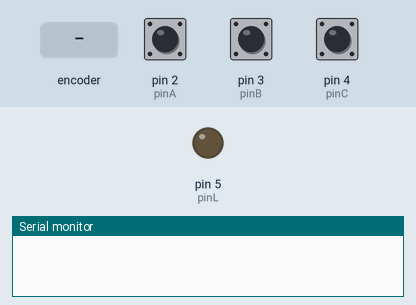
This sketch was run on a simulated Arduino Nano, built with avr-gcc and run on an emulated ATmega328P. Parts: output pins drawn as LEDs (lit = HIGH), the last lines printed to the serial monitor. The inputs (shaded band) are chosen by the test bench; at power-on: pin 4 (pinC) HIGH, pin 2 (pinA) HIGH, pin 3 (pinB) HIGH.

Above: at 1.2 s.
1.3 s: pin 4 (pinC) pulled LOW for 0.15 s
At 1.9 s:
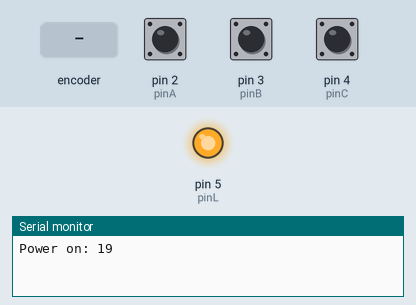
2.9 s: rotary encoder on pin 2 (pinA) / pin 3 (pinB) turned 3 steps (first pin leading)
At 3.8 s:
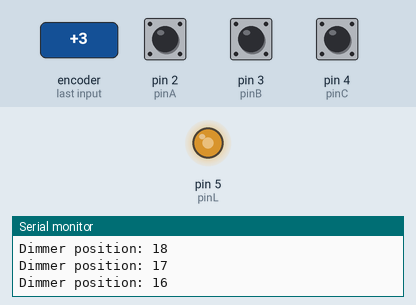
5.0 s: rotary encoder on pin 2 (pinA) / pin 3 (pinB) turned 3 steps (first pin leading)
At 6.6 s:
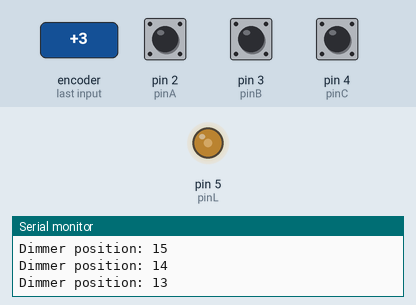
7.1 s: pin 4 (pinC) pulled LOW for 1 s
At 7.5 s:
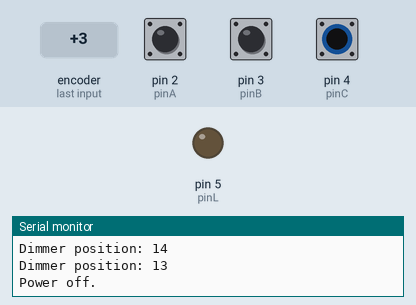
9.6 s: pin 4 (pinC) pulled LOW for 3.2 s
At 10.6 s:
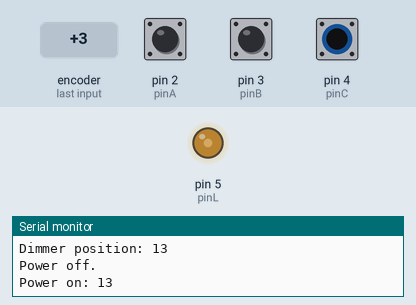
Timing chart, 0 to 12.6 s (numbered marks = the images above; inputs shaded):
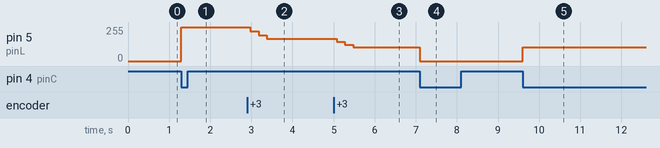

The sketch:

rotary_dimmer_nano.ino
```cpp
// (licence header left out)
/*
 * Dimmer switch for 12V LED strip lights, using a cheap rotary encoder,
 * and a CIE 1931 dimming curve.
 *
 * NOTE THAT THIS SKETCH IS WRITTEN FOR AN ARDUINO NANO.  In loop(), I
 * directly read inputs using the PIND register.  These need to be
 * carefully reviewed and adjusted as necessary if a different board is
 * used, or if different pins are used.
 *
 * I have a 12V power supply for my lights.  This is also used to power
 * the Nano.  My strip lights are a single color, so I need one output
 * pin to control them, which I do using an N-channel MOSFET.
 *
 * Connections:
 *  > 12V+ is connected to VIN, and to V+ on the strip lights.
 *  > GND on the power supply is connected to ground on the Nano.
 *  > My rotary encoder is connected to D2 & D3 on the Nano.
 *  > The pushbutton on the encoder is connected to D4 on the Nano.
 *  > D5 on the Nano is connected to gate on an N-channel MOSFET.
 *  > Drain on the MOSFET is connected to V- on the strip lights.
 *  > Source on the MOSFET is connected to ground on the Nano/power supply.
 *
 * I disabled the power LED on the Nano (by breaking it with a knife)
 * because my enclosure is not 100% lightproof, and the power LED is
 * quite bright.
 *
 * The rotary encoder is an incremental mechanical encoder.  This means it
 * has two switches that toggle between on and off in an offset cycle as
 * the encoder is rotated.  With the internal pull-up resistors activated,
 * this means that as the encoder is turned, its pins read 11, then 10,
 * then 00, then 01, and then back to 11 and so on.  My encoder has
 * detents that "click" the encoder into place at the 11 positions, of
 * which there are 20 per 360 degree rotation. Some rotary encoders have a
 * detent at both 00 and 11 in the quadrature encoding cycle.  For these,
 * you likely would want to double the number of patterns you look for
 * in the code below, to capture all of the detents.
 *
 */

// If you change pinA, pinB and/or pinC, make sure to adjust the
// register reads accordingly in loop().
const static int pinA = 2;    // encoder pin A
const static int pinB = 3;    // encoder pin B
const static int pinC = 4;    // pushbutton pin
const static int pinL = 5;    // lights (via MOSFET)

void setup() {
  // encoder inputs, using internal pull-up resistors
  pinMode(pinA, INPUT_PULLUP);
  pinMode(pinB, INPUT_PULLUP);
  pinMode(pinC, INPUT_PULLUP);

  // output for our light, which we will control with PWM
  pinMode(pinL, OUTPUT);

  // for debugging purposes
  // if removed, will speed up the timing of the loop,
  // which may introduce bounce issues
  Serial.begin(115200);

} /* end setup() */

void loop(){

  static byte history = B1111;  // encoder - only lower nibble used
  static byte dimmer = 19;      // full power when first on
  static byte switchState = 0;  // is button down or up?
  static byte powerState = 0;   // is power on or off?
  static byte cycleCount = 0;   // used to debounce button

  /*
   * We use a lookup table for dimming values, because perception of
   * brightness does not vary linearly with luminance.  Instead, according
   * to a 1931 study by the International Commission on Illumination
   * (abbreviated CIE, from the French, "Commission Internationale de
   * l´Eclairage"), there are two formulas that can be used to model the
   * situation - one with a shallow slope for the bottom 8 percentile, and
   * a cubic equation that covers the rest of the curve. The 18% gray card
   * used by photographers is due to this study (18% luminance ~= 50%
   * perceived brightness).  For L* (perceived brightness, ranging from 0
   * to 100) and a white value of Yn, we calculate Y (our duty cycle) as:
   *
   *   for L* <= 8,
   *     Y = L* / (8 / (6 / 29)^3) * Yn
   *
   *   for L* > 8,
   *     Y = ((L* + 16) / 116)^3 * Yn
   *
   * 20 dimming values allows all dimming values to readily be reached
   * in a single "spin" with my rotary encoder.
   *
   * With 8-bit PWM, everything except the 5% (lowest) dimming value is
   * within 5% of the calculated CIE 1931 value.  The 5% value is too
   * low by 29%, but this is not too bad.  If 16-bit PWM is used, the
   * accuracy can be substantially improved, but in real life the
   * difference is not noticeable.
   *
   */
  static byte dimState[] = {1,3,5,8,11,16,22,29,37,47,
                            58,72,87,104,123,145,168,195,223,255};

  /*
   * (1) Check for light on/off (binary light switch).
   *
   * If the button is LOW, switch power state, and then ignore
   * switch until it is HIGH for 2 cycles through the loop.
   *
   */

  // If waiting for pushbutton press...
  if (! switchState) {

    // Check if pushbutton is pressed, and process if so.
    if ( ! (PIND & 1 << PIND4 ) ) {    // digitalRead(D4);
      switchState = 1;                 // switch to debounce mode
      powerState ^= 1;                 // toggle power state
      if (powerState) {
        Serial.print("Power on: ");
        Serial.println(dimmer);
        analogWrite(pinL, dimState[dimmer]);
      }
      else {
        Serial.println("Power off.");
        analogWrite(pinL, 0);
      }
    }
  }

  // If debouncing after a pushbutton press...
  else {
    // Wait until pushbutton settles at button HIGH (off) for 2
    // cycles, which is enough to debounce due to the loop delay.
    if  (! (PIND & 1 << PIND4) )       // digitalRead(D4);
      cycleCount = 0;
    else if ( ++cycleCount == 2 )
      switchState = cycleCount = 0;
  }

  /* (2) Read rotary encoder
   *
   * We use the registers to allow reading of both pins together.
   * We keep track of the current reading and the immediately prior reading
   * this allows us to detect valid sequences, avoiding most bounce
   * noise.
   *
   */
  history >>= 2;            // store old state in bits 1 & 2
  history |= PIND & B1100;  // current state is stored in bits 3 & 4

  /* (3) Adjust dimming value if necessary
   *
   * If light is on and the encoder has been rotated, adjust dimming
   * our rotary dimmer has detents once every four state changes - i.e.
   * the detents occur after full quadtrature encoding cycles.  We
   * therefore only look for the state changes that happen when a new
   * detent position is reached.  Because the two pins are HIGH at the
   * detents, this means we look for
   *   B1110 for CW turns, and
   *   B1101 for CCW turns.
   *
   */
  if (powerState) {

    // If there is a CW turn to detent position...
    if ( history == B1110 && dimmer < 19) {
      dimmer++;
      Serial.print("Dimmer position: ");
      Serial.println(dimmer);
    }

    // If there is a CCW turn to detent position...
    else if ( history == B1101 && dimmer ) {
      dimmer--;
      Serial.print("Dimmer position: ");
      Serial.println(dimmer);
    }

    // We do this here to keep the loop timing the same even if we are
    // not incrementing/decrementing - otherwise we can get some switch
    // bounce at the top/bottom of the range; analogWrite takes on the
    // order of 200 ms.
    analogWrite(pinL, dimState[dimmer]);
  }

  delayMicroseconds(500); // debounce delay

} /* end loop() */
```

Measured:
- after the input at 1.3 s, pin 5 (pinL): 0/255 → 255/255 at once
- after the input at 2.9 s, pin 5 (pinL): 255/255 → 223/255 after 0.08 s, → 195/255 0.20 s later, → 168/255 0.20 s later
- after the input at 5.0 s, pin 5 (pinL): 168/255 → 145/255 after 0.08 s, → 123/255 0.20 s later, → 104/255 0.20 s later
- after the input at 7.1 s, pin 5 (pinL): 104/255 → 0/255 at once
- after the input at 9.6 s, pin 5 (pinL): 0/255 → 104/255 at once
